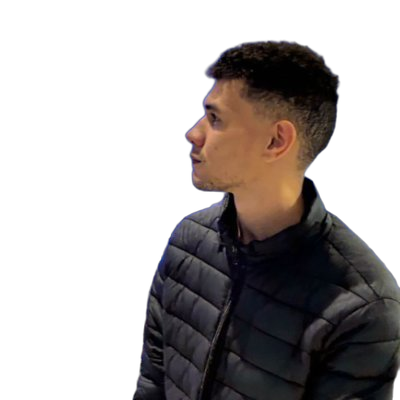
#> input picture foto_sem_fundo.png, 400 x 400 px
$ python gerar.py
#> lines starting #> are read from the running program, lines starting #| are printed output that depends on the picture
"""Gera o SVG do README (arte ASCII da foto + ficha estilo neofetch).

Edite o dicionário PERFIL e rode:  python gerar.py
"""
import os
from html import escape

from PIL import Image, ImageFilter, ImageOps

USUARIO = "TheSugZiuL"

# Cada item: (chave, valor). None = linha em branco. ("-", "Título") = seção.
PERFIL = [
    ("OS", "Windows 11, Linux"),
    ("Uptime", "22 anos"),
    ("Host", "Ciência da Computação"),
    ("Kernel", "IA de Fronteira, DevOps, Segurança"),
    ("Shell", "Agentes de IA (o código é com a máquina)"),
    None,
    ("Mind.Product", "Produto, Inovação"),
    ("Mind.Build", "Prototipagem rápida"),
    ("Mind.Core", "Liberdade"),
    None,
    ("Stack", "A que resolve o problema"),
    ("Stack.Focus", "Robustez, Ciência, Segurança"),
    ("Paradigm", "Funcional e matemático"),
    ("Paradigm.Why", "Determinístico, tolerante a falhas"),
    ("Now", "Elixir/BEAM, Phoenix"),
    ("Learning", "Lean"),
    None,
    ("-", "Contact"),
    ("Email", "sugziul@gmail.com"),
    ("Site", "luizssz.github.io"),
    ("LinkedIn", "luizgustavosilvasouza"),
    ("Instagram", "sugziul"),
    ("GitHub", "TheSugZiuL"),
]

FOTO = "foto.png"
RECORTE = "foto_sem_fundo.png"
CORTE = 0.62                                 # fração da altura mantida (cabeça e ombros)
ROWS = 44                                    # linhas da arte (a largura sai da proporção)
RAMPA = " .:-=+*#%@"

FONTE = 14
CW, LH = FONTE * 0.6, FONTE * 1.25          # largura do caractere / altura da linha
FONTE_ARTE = 9                               # arte com fonte menor = mais detalhe
ACW, ALH = FONTE_ARTE * 0.6, FONTE_ARTE * 1.15
PAD = 32
CHAVE_W = 13                                 # colunas reservadas para as chaves
LARG_INFO = 52                               # largura da régua do cabeçalho
GRAD = ["#7aa2f7", "#9d7cd8", "#bb9af7", "#c678dd", "#f7768e"]


def recorte():
    """Foto sem fundo (gerada uma vez com rembg e salva ao lado)."""
    if not os.path.exists(RECORTE):
        from rembg import remove
        remove(Image.open(FOTO)).save(RECORTE)
    im = Image.open(RECORTE).convert("RGBA")
#> im is the input picture: PIL image 400x400 RGBA; mean R, G, B, A 23, 18.6, 17.7, 102.6
    x0, y0, x1, y1 = im.getchannel("A").point(lambda a: 255 if a > 40 else 0).getbbox()
#> x0 = 132; y0 = 40; x1 = 400; y1 = 400
    return im.crop((x0, y0, x1, y0 + int((y1 - y0) * CORTE)))
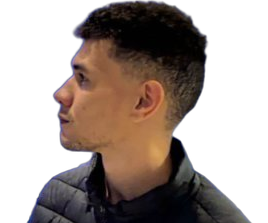
#> returned value: PIL image 268x223 RGBA; mean R, G, B, A 42.7, 31.4, 26.1, 127.5; transparent parts drawn white


def arte_ascii():
    im = recorte()
    # mantém a proporção da foto (caractere é ~2x mais alto que largo)
    rows = ROWS
    cols = round(rows * im.width / im.height * ALH / ACW)
#> cols = 101
    im = im.resize((cols, rows), Image.LANCZOS)
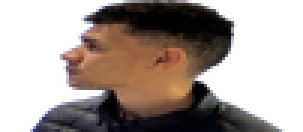
#> im: PIL image 101x44 RGBA (shown 3 times larger); mean R, G, B, A 45, 33.8, 29.8, 127.6; transparent parts drawn white
    alfa = im.getchannel("A")
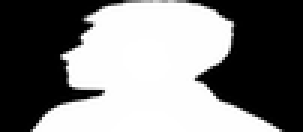
#> alfa: PIL image 101x44 L (shown 3 times larger); min 0, max 255, mean 127.6
    lum = ImageOps.autocontrast(im.convert("L").filter(ImageFilter.SHARPEN), cutoff=2)
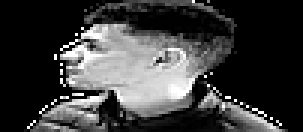
#> lum: PIL image 101x44 L (shown 3 times larger); min 0, max 255, mean 60
    linhas = []
    for y in range(rows):
        s = ""
        for x in range(cols):
            if alfa.getpixel((x, y)) < 110:
                s += " "
                continue
            v = lum.getpixel((x, y)) / 255
            s += RAMPA[1 + min(len(RAMPA) - 2, int(v * (len(RAMPA) - 1)))]
        linhas.append(s.rstrip())
#> after the loop, linhas = 44 items
    return linhas


def svg(tema):
    escuro = tema == "dark"
    bg = "#0d1117" if escuro else "#ffffff"
    txt = "#c9d1d9" if escuro else "#24292f"
    chave = "#58a6ff" if escuro else "#0550ae"
    sep = "#6e7681" if escuro else "#8c959f"
    titulo = "#ffa657" if escuro else "#953800"

    arte = arte_ascii()
#> arte = 44 items
    INFO_X = round(PAD + max(map(len, arte)) * ACW + 40)
#> INFO_X = 580
    alt_arte = len(arte) * ALH
#> alt_arte = 455.4
    alt_info = (len(PERFIL) + 4) * LH
    altura = int(PAD * 2 + max(alt_arte, alt_info))
#> altura = 536
    largura = int(INFO_X + LARG_INFO * CW + PAD)
#> largura = 1048

    out = [
        f'<svg xmlns="http://www.w3.org/2000/svg" width="{largura}" height="{altura}" '
        f'font-family="ConsolasFallback,Consolas,\'Courier New\',monospace" font-size="{FONTE}px">',
        '<defs><linearGradient id="g" x1="0" y1="0" x2="0" y2="1">'
        + "".join(f'<stop offset="{i / (len(GRAD) - 1)}" stop-color="{c}"/>' for i, c in enumerate(GRAD))
        + "</linearGradient></defs>",
        f'<rect width="100%" height="100%" fill="{bg}" rx="15"/>',
        f'<text x="{PAD}" y="{PAD + FONTE_ARTE}" fill="url(#g)" font-size="{FONTE_ARTE}px" xml:space="preserve">',
    ]
    for i, l in enumerate(arte):
        out.append(f'<tspan x="{PAD}" y="{PAD + FONTE_ARTE + i * ALH:.1f}">{escape(l)}</tspan>')
#> this loop made 44 passes
#> after the loop, out = 48 items
    out.append("</text>")

    y0 = PAD + FONTE + max(0, alt_arte - alt_info) / 2
#> y0 = 46
    out.append(f'<text x="{INFO_X}" y="{y0}" fill="{txt}" xml:space="preserve">')
    cab = f"{USUARIO}@github"
    out.append(f'<tspan x="{INFO_X}" y="{y0:.1f}" fill="{titulo}" font-weight="bold">{cab}</tspan>'
               f'<tspan fill="{sep}"> {"─" * (LARG_INFO - len(cab) - 1)}</tspan>')
    y = y0
#> y = 46
    for item in PERFIL:
        y += LH
        if item is None:
            continue
        k, v = item
        if k == "-":
            out.append(f'<tspan x="{INFO_X}" y="{y:.1f}" fill="{titulo}" font-weight="bold">- {escape(v)}</tspan>'
                       f'<tspan fill="{sep}"> {"─" * (LARG_INFO - len(v) - 3)}</tspan>')
            continue
        out.append(f'<tspan x="{INFO_X}" y="{y:.1f}" fill="{chave}" font-weight="bold">{escape(k)}</tspan>'
                   f'<tspan x="{INFO_X + CHAVE_W * CW:.1f}" fill="{sep}">: </tspan>'
                   f'<tspan>{escape(v)}</tspan>')
#> this loop made 23 passes
#> y on passes 1 to 12: 63.5, 81, 98.5, 116, 133.5, 151, 168.5, 186, 203.5, 221, 238.5, 256
#> after the loop, out = 71 items; y = 448.5
    y += LH * 2
#> y = 483.5
    out.append("</text>")
    cores = ["#ff7b72", "#ffa657", "#e3b341", "#7ee787", "#79c0ff", "#58a6ff", "#bc8cff", "#ff7eb6"]
    for i, c in enumerate(cores):
        out.append(f'<rect x="{INFO_X + i * 24}" y="{y:.1f}" width="20" height="14" rx="3" fill="{c}"/>')
#> after the loop, out = 80 items
    out.append("</svg>")
    return "\n".join(out)


if __name__ == "__main__":
    for tema in ("dark", "light"):
        with open(f"{tema}_mode.svg", "w", encoding="utf-8") as f:
            f.write(svg(tema))
    print("\n".join(arte_ascii()))
